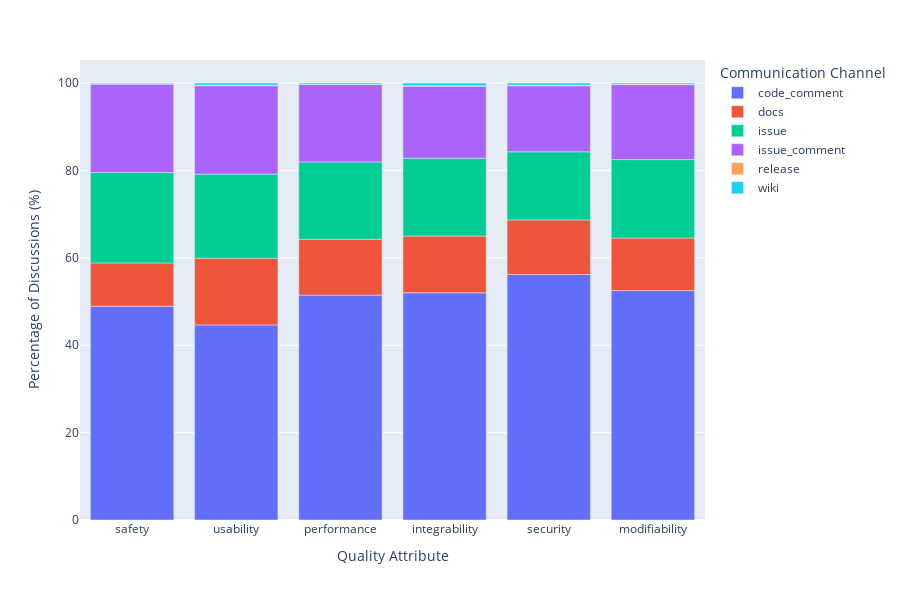

Write notebook code for a chart like this one.
### Markdown cell above
# RQ3
## Primary -  A comparative analysis of discussion topics across different communication channels (source).

### Code cell
import pandas as pd
import plotly.express as px

# --- RQ3 Primary Analysis Code (Corrected for Full Table) ---
# ASSUMPTION: The DataFrame 'df' is loaded.

# 1. Filter for discussions that are relevant to a Quality Attribute.
s1_passed_df = df[df['s1_passed'] == True].copy()

# 2. Create a pivot table using ALL QAs for the main table.
qa_by_source_abs = s1_passed_df.pivot_table(
    index='qa',
    columns='source',
    values='nsimilar',
    aggfunc='sum',
    fill_value=0
)

# 3. Normalize the full data by QA (row-wise) to get percentages.
qa_by_source_normalized = qa_by_source_abs.div(qa_by_source_abs.sum(axis=1), axis=0) * 100

# --- Generate Table X (Now with all 12 QAs) ---
print("\n--- Table X: Percentage Distribution of QA Discussions by Channel ---")
qa_by_source_formatted = qa_by_source_normalized.map(lambda x: f"{x:.1f}%")
print(qa_by_source_formatted.to_markdown())


# --- Generate Figure X (Still showing only top 6 for readability) ---

# 4. Identify the top 6 QAs based on total frequency.
top_6_qas = s1_passed_df.groupby('qa')['nsimilar'].sum().nlargest(6).index.tolist()

# 5. Create a new DataFrame for the chart by filtering the normalized data.
df_for_chart = qa_by_source_normalized.loc[top_6_qas]

# 6. Generate the bar chart using the filtered data.
fig = px.bar(
    df_for_chart.reset_index(),
    x='qa',
    y=df_for_chart.columns,
    # title='Figure X: Distribution of Top 6 QA Discussions Across Communication Channels',
    labels={'qa': 'Quality Attribute', 'value': 'Percentage of Discussions (%)'},
    height=600
)

fig.update_layout(
    xaxis={'categoryorder':'total descending'},
    yaxis_title='Percentage of Discussions (%)',
    legend_title='Communication Channel'
)
fig.show()
fig.write_image("figure_6_qa_by_channel.png", scale=3)

### Figure 1 — Plotly figure (JSON) as saved in the notebook; plotly's stock layout.template omitted (floating-point values rounded to 4 significant figures)
{"data": [{"hovertemplate": "variable=code_comment<br>Quality Attribute=%{x}<br>Percentage of Discussions (%)=%{y}<extra></extra>", "legendgroup": "code_comment", "marker": {"color": "#636efa", "pattern": {"shape": ""}}, "name": "code_comment", "orientation": "v", "showlegend": true, "textposition": "auto", "x": ["usability", "safety", "performance", "integrability", "modifiability", "security"], "xaxis": "x", "y": [44.65, 48.93, 51.46, 52.0, 52.5, 56.18], "yaxis": "y", "type": "bar"}, {"hovertemplate": "variable=docs<br>Quality Attribute=%{x}<br>Percentage of Discussions (%)=%{y}<extra></extra>", "legendgroup": "docs", "marker": {"color": "#EF553B", "pattern": {"shape": ""}}, "name": "docs", "orientation": "v", "showlegend": true, "textposition": "auto", "x": ["usability", "safety", "performance", "integrability", "modifiability", "security"], "xaxis": "x", "y": [15.25, 9.912, 12.78, 12.98, 12.03, 12.5], "yaxis": "y", "type": "bar"}, {"hovertemplate": "variable=issue<br>Quality Attribute=%{x}<br>Percentage of Discussions (%)=%{y}<extra></extra>", "legendgroup": "issue", "marker": {"color": "#00cc96", "pattern": {"shape": ""}}, "name": "issue", "orientation": "v", "showlegend": true, "textposition": "auto", "x": ["usability", "safety", "performance", "integrability", "modifiability", "security"], "xaxis": "x", "y": [19.25, 20.69, 17.7, 17.82, 17.95, 15.58], "yaxis": "y", "type": "bar"}, {"hovertemplate": "variable=issue_comment<br>Quality Attribute=%{x}<br>Percentage of Discussions (%)=%{y}<extra></extra>", "legendgroup": "issue_comment", "marker": {"color": "#ab63fa", "pattern": {"shape": ""}}, "name": "issue_comment", "orientation": "v", "showlegend": true, "textposition": "auto", "x": ["usability", "safety", "performance", "integrability", "modifiability", "security"], "xaxis": "x", "y": [20.23, 20.22, 17.72, 16.49, 17.15, 15.1], "yaxis": "y", "type": "bar"}, {"hovertemplate": "variable=release<br>Quality Attribute=%{x}<br>Percentage of Discussions (%)=%{y}<extra></extra>", "legendgroup": "release", "marker": {"color": "#FFA15A", "pattern": {"shape": ""}}, "name": "release", "orientation": "v", "showlegend": true, "textposition": "auto", "x": ["usability", "safety", "performance", "integrability", "modifiability", "security"], "xaxis": "x", "y": [0.1287, 0.06521, 0.08803, 0.08752, 0.09159, 0.1294], "yaxis": "y", "type": "bar"}, {"hovertemplate": "variable=wiki<br>Quality Attribute=%{x}<br>Percentage of Discussions (%)=%{y}<extra></extra>", "legendgroup": "wiki", "marker": {"color": "#19d3f3", "pattern": {"shape": ""}}, "name": "wiki", "orientation": "v", "showlegend": true, "textposition": "auto", "x": ["usability", "safety", "performance", "integrability", "modifiability", "security"], "xaxis": "x", "y": [0.4958, 0.1875, 0.2589, 0.6318, 0.2831, 0.5117], "yaxis": "y", "type": "bar"}], "layout": {"xaxis": {"anchor": "y", "domain": [0.0, 1.0], "title": {"text": "Quality Attribute"}, "categoryorder": "total descending"}, "yaxis": {"anchor": "x", "domain": [0.0, 1.0], "title": {"text": "Percentage of Discussions (%)"}}, "legend": {"title": {"text": "Communication Channel"}, "tracegroupgap": 0}, "margin": {"t": 60}, "barmode": "relative", "height": 600}}
